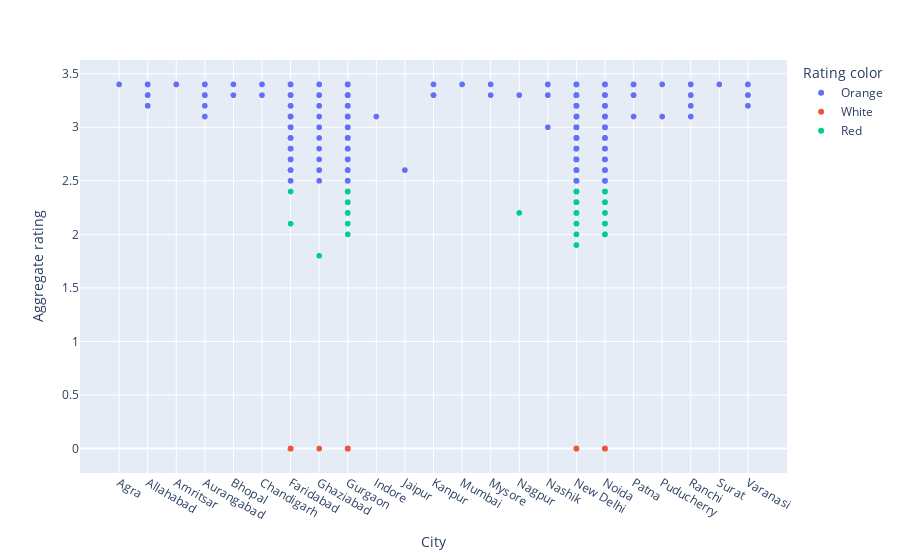

Source (notebook cell):
### Code cell
# city wise 
figure=px.scatter(low_rated,x='City',y='Aggregate rating',color='Rating color')
figure.show()

### Figure 1 — Plotly figure (JSON) as saved in the notebook; plotly's stock layout.template omitted (floating-point values rounded to 4 significant figures; data arrays with more than 128 entries replaced by an {"elided": "..."} marker saying what was removed)
{"data": [{"hovertemplate": "Rating color=Orange<br>City=%{x}<br>Aggregate rating=%{y}<extra></extra>", "legendgroup": "Orange", "marker": {"color": "#636efa", "symbol": "circle"}, "mode": "markers", "name": "Orange", "showlegend": true, "type": "scattergl", "x": {"elided": "3678 str values"}, "xaxis": "x", "y": {"elided": "3678 float values"}, "yaxis": "y"}, {"hovertemplate": "Rating color=White<br>City=%{x}<br>Aggregate rating=%{y}<extra></extra>", "legendgroup": "White", "marker": {"color": "#EF553B", "symbol": "circle"}, "mode": "markers", "name": "White", "showlegend": true, "type": "scattergl", "x": {"elided": "2139 str values"}, "xaxis": "x", "y": {"elided": "2139 int values"}, "yaxis": "y"}, {"hovertemplate": "Rating color=Red<br>City=%{x}<br>Aggregate rating=%{y}<extra></extra>", "legendgroup": "Red", "marker": {"color": "#00cc96", "symbol": "circle"}, "mode": "markers", "name": "Red", "showlegend": true, "type": "scattergl", "x": {"elided": "180 str values"}, "xaxis": "x", "y": {"elided": "180 float values"}, "yaxis": "y"}], "layout": {"legend": {"title": {"text": "Rating color"}, "tracegroupgap": 0}, "margin": {"t": 60}, "xaxis": {"anchor": "y", "domain": [0, 1], "title": {"text": "City"}}, "yaxis": {"anchor": "x", "domain": [0, 1], "title": {"text": "Aggregate rating"}}}}
